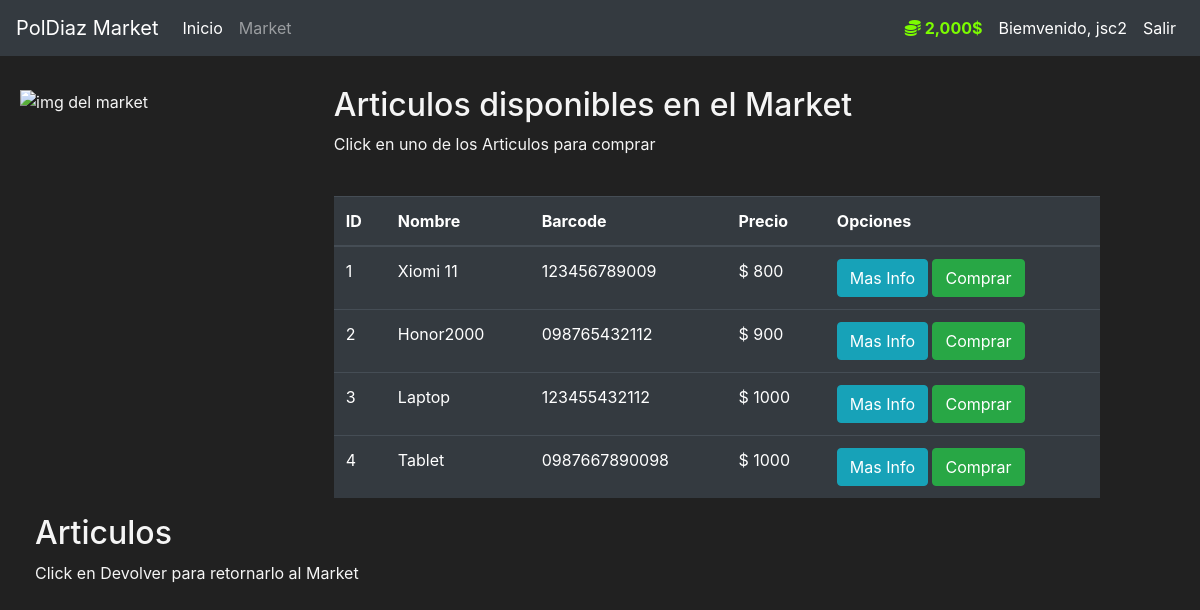
/market (signed in), run on the app's committed database.
### market/models.py (models this page shows, shortened)
class User(db.Model, UserMixin):
    id = db.Column(db.Integer(), primary_key=True)
    usuario = db.Column(db.String(length=30), nullable=False, unique=True)
    email = db.Column(db.String(length=50), nullable=False, unique=True)
    password_hash = db.Column(db.String(length=60), nullable=False)
    budget = db.Column(db.Integer(), nullable=False, default=2000)
    items = db.relationship("Item", backref="owned_user", lazy=True)
    @property
    def prettier_budget(self):
        if len(str(self.budget)) >= 4:
            return f"{str(self.budget)[:-3]},{str(self.budget)[-3:]}$"
        else:
            return f"{self.budget}$"
    @property
    def password(self):
        return self.password

class Item(db.Model):
    id = db.Column(db.Integer(), primary_key=True)
    nombre = db.Column(db.String(length=30), nullable=False, unique=True)
    precio = db.Column(db.Integer(), nullable=False)
    barcode = db.Column(db.String(length=12), nullable=False, unique=True)
    descripcion = db.Column(db.String(length=1024), nullable=False, unique=True)
    owner = db.Column(db.Integer(), db.ForeignKey("user.id"))

### market/routes.py (the view, shortened to what this page needs)
@app.route("/market", methods=["GET", "POST"])
@login_required
def market_page():
    purchase_form = PurchaseItemForm()
    selling_form = SellItemForm()
    if request.method == "GET":
        items = Item.query.filter_by(owner=None)
        owned_items = Item.query.filter_by(owner=current_user.id)
        return render_template(
            "market.html",
            items=items,
            purchase_form=purchase_form,
            owned_items=owned_items,
            selling_form=selling_form,
        )

### market/models.py (called while the page is built)
@login_manager.user_loader
def load_user(user_id):
    return User.query.get(int(user_id))

### market/templates/market.html (shortened to what this page needs)
{% extends 'base.html' %}
{% block content %}
  <div class="row" style="margin-top: 30px; margin-left: 20px;">
    <img class="h-25 w-25 mt-1" src="https://cdn.icon-icons.com/icons2/1526/PNG/512/screencart_106583.png" alt="img del market">
    <div class="col-8">
      <h2>Articulos disponibles en el Market</h2>
      <p>Click en uno de los Articulos para comprar</p>
      <br />
      <table class="table table-hover table-dark">
        <thead>
          <tr>
            <th scope="col">ID</th>
            <th scope="col">Nombre</th>
            <th scope="col">Barcode</th>
            <th scope="col">Precio</th>
            <th scope="col">Opciones</th>
          </tr>
        </thead>
      <tbody>
        {% for item in items %}
          <tr>
            <td>{{ item.id }}</td>
            <td>{{ item.nombre }}</td>
            <td>{{ item.barcode }}</td>
            <td>$ {{ item.precio }}</td>
            <td>
              <button
                class="btn btn-outline btn-info"
                data-toggle="modal"
                data-target="#Modal-MoreInfo-{{ item.id }}">
                Mas Info
              </button>
              <button
                class="btn btn-outline btn-success"
                data-toggle="modal"
                data-target="#Modal-PurchaseConfirm-{{ item.id }}">
                Comprar
              </button>
            </td>
          </tr>
        {% endfor %}
        </tbody>
      </table>
    </div>
    <div class="col-4">
      <h2>Articulos</h2>
      <p>Click en Devolver para retornarlo al Market</p>
      <br />
    </div>
  </div>
{% endblock %}

### market/templates/base.html (shortened to what this page needs)
<!DOCTYPE html>
<html lang="es">
  <head>
    <link
      rel="stylesheet"
      href="https://cdn.jsdelivr.net/npm/bootstrap@4.5.3/dist/css/bootstrap.min.css"
    />
  </head>
  <body>
    <nav class="navbar navbar-expand-md navbar-dark bg-dark">
      <a class="navbar-brand" href="{{ url_for('home_page') }}">PolDiaz Market</a>
      <div class="collapse navbar-collapse" id="navbarNav">
        <ul class="navbar-nav mr-auto">
          <li class="nav-item active">
            <a class="nav-link" href="{{ url_for('home_page') }}"
              >Inicio
            </a>
          </li>
          <li class="nav-item">
            <a class="nav-link" href="{{ url_for('market_page') }}">Market</a>
          </li>
        </ul>
        {% if current_user.is_authenticated %}
          <ul class="navbar-nav">
            <li class="nav-item active">
              <a class="nav-link" style="color: lawngreen; font-weight: bold">
                <i class="fas fa-coins"></i>
                {{ current_user.prettier_budget }}
              </a>
            </li>
            <li class="nav-item active">
              <a class="nav-link">Biemvenido, {{ current_user.usuario }}</a>
            </li>
            <li class="nav-item active">
              <a class="nav-link" href="{{ url_for('logout_page') }}">Salir</a>
            </li>
          </ul>
        {% endif %}
      </div>
    </nav>
    {% block content %} {% endblock %}
  </body>
</html>

### market/templates/base.html (style rules this page uses)
body { background-color: #212121; color: whitesmoke; }

### data on the page
User: prettier_budget "2,000$", usuario "jsc2"
Item: id "1", nombre "Xiomi 11", barcode "123456789009", precio "800"
Item: id "2", nombre "Honor2000", barcode "098765432112", precio "900"
Item: id "3", nombre "Laptop", barcode "123455432112", precio "1000"
Item: id "4", nombre "Tablet", barcode "0987667890098", precio "1000"
